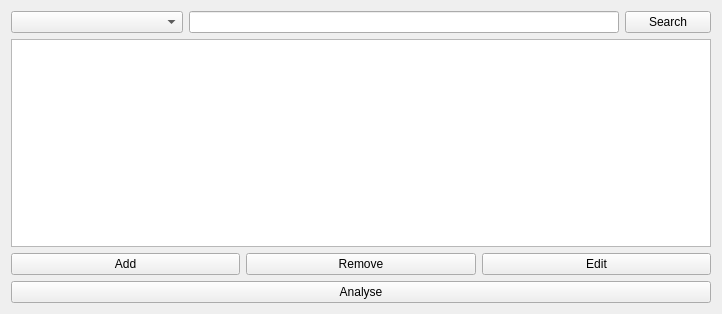
<?xml version="1.0" encoding="UTF-8"?>
<ui version="4.0">
 <class>EntryForm</class>
 <widget class="QWidget" name="EntryForm">
  <property name="geometry">
   <rect>
    <x>0</x>
    <y>0</y>
    <width>722</width>
    <height>314</height>
   </rect>
  </property>
  <property name="windowTitle">
   <string>Form</string>
  </property>
  <layout class="QGridLayout" name="gridLayout">
   <item row="0" column="0">
    <layout class="QVBoxLayout" name="verticalLayout">
     <item>
      <layout class="QHBoxLayout" name="horizontalLayout_search">
       <item>
        <widget class="QComboBox" name="comboBox_searchColumn">
         <property name="sizePolicy">
          <sizepolicy hsizetype="Preferred" vsizetype="Fixed">
           <horstretch>2</horstretch>
           <verstretch>0</verstretch>
          </sizepolicy>
         </property>
        </widget>
       </item>
       <item>
        <widget class="QLineEdit" name="lineEdit_searchBar">
         <property name="sizePolicy">
          <sizepolicy hsizetype="Expanding" vsizetype="Fixed">
           <horstretch>5</horstretch>
           <verstretch>0</verstretch>
          </sizepolicy>
         </property>
         <property name="inputMask">
          <string/>
         </property>
        </widget>
       </item>
       <item>
        <widget class="QPushButton" name="pushButton_search">
         <property name="sizePolicy">
          <sizepolicy hsizetype="Minimum" vsizetype="Fixed">
           <horstretch>1</horstretch>
           <verstretch>0</verstretch>
          </sizepolicy>
         </property>
         <property name="text">
          <string>Search</string>
         </property>
        </widget>
       </item>
      </layout>
     </item>
     <item>
      <widget class="QTableView" name="tableView_entry"/>
     </item>
     <item>
      <layout class="QHBoxLayout" name="horizontalLayout_control">
       <item>
        <widget class="QPushButton" name="pushButton_add">
         <property name="text">
          <string>Add</string>
         </property>
        </widget>
       </item>
       <item>
        <widget class="QPushButton" name="pushButton_remove">
         <property name="text">
          <string>Remove</string>
         </property>
        </widget>
       </item>
       <item>
        <widget class="QPushButton" name="pushButton_edit">
         <property name="text">
          <string>Edit</string>
         </property>
        </widget>
       </item>
      </layout>
     </item>
     <item>
      <layout class="QHBoxLayout" name="horizontalLayout_extra">
       <item>
        <widget class="QPushButton" name="pushButton_analyse">
         <property name="text">
          <string>Analyse</string>
         </property>
        </widget>
       </item>
      </layout>
     </item>
    </layout>
   </item>
  </layout>
 </widget>
 <resources/>
 <connections/>
</ui>
